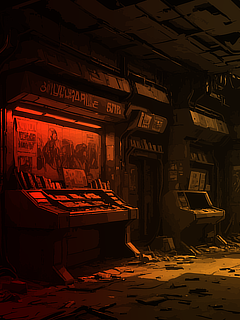
#> input picture preview/assets/sc25_bg.png, 240 x 320 px; its folder holds 5 pictures in this run
$ python make_attract.py
#> lines starting #> are read from the running program, lines starting #| are printed output that depends on the picture; pictures that were not available may be replaced by others from this repository, and a replacement may not be noted
#!/usr/bin/env python3
"""Compose a Saintcon 2025 badge attract-screen preview from 2025-only assets.

Badge display (sdkconfig): portrait ST7789, CONFIG_LCD_WIDTH=240,
CONFIG_LCD_HEIGHT=320 → LV_HOR_RES=240, LV_VER_RES=320.
"""

from __future__ import annotations

import math
import shutil
import subprocess
import tempfile
from pathlib import Path

from PIL import Image, ImageDraw, ImageFont

ROOT = Path(__file__).resolve().parent
ASSETS = ROOT / "assets"
OUT_MP4 = ROOT / "saintcon2025_attract.mp4"
OUT_GIF = ROOT / "saintcon2025_attract_badge.gif"
FACTION_SPIN = ASSETS / "Faction-Sc25-Spin.mp4"

W, H = 240, 320
FPS = 12
DURATION_S = 60
TOTAL = FPS * DURATION_S

MENU_OPTIONS = ["Game", "Settings", "Code", "Credits"]
FACTION_COLORS = [
    (0xDA, 0x38, 0x32),  # Ember Claw / HQ 24
    (0x00, 0xAA, 0xE9),  # Aether Watch / HQ 20
    (0x00, 0xA3, 0x59),  # Verdant Pact / HQ 21
    (0xEA, 0x98, 0x3E),  # Iron Howl / HQ 23
    (0x86, 0x2F, 0x8B),  # Dream Coil / HQ 25
    (0xFF, 0xF3, 0x4A),  # Dawn Accord / HQ 22
]

# Port uplinks from Firmware/badge/components/badge_game/nodes.c (node_id -> peers)
NODE_LINKS: dict[int, list[int]] = {
    1: [2, 3, 4, 5, 6, 7],
    2: [1, 3, 7, 8, 9, 19],
    3: [1, 2, 4, 9, 10, 11],
    4: [1, 3, 5, 11, 12, 13],
    5: [1, 4, 6, 13, 14, 15],
    6: [1, 5, 7, 15, 16, 17],
    7: [1, 2, 6, 17, 18, 19],
    8: [2, 9, 19, 20, 21, 26],
    9: [2, 3, 8, 10, 21],
    10: [3, 9, 11, 21, 22, 27],
    11: [3, 4, 10, 12, 22],
    12: [4, 11, 13, 22, 23, 28],
    13: [4, 5, 12, 14, 23],
    14: [5, 13, 15, 23, 24, 29],
    15: [5, 6, 14, 16, 24],
    16: [6, 15, 17, 24, 25, 30],
    17: [6, 7, 16, 18, 25],
    18: [7, 17, 19, 20, 25, 31],
    19: [2, 7, 8, 18, 20],
    20: [8, 18, 19],
    21: [8, 9, 10],
    22: [10, 11, 12],
    23: [12, 13, 14],
    24: [14, 15, 16],
    25: [16, 17, 18],
    26: [8],
    27: [10],
    28: [12],
    29: [14],
    30: [16],
    31: [18],
}

# HQ node_id → faction color index (from factions.h hq_node mapping)
HQ_FACTION = {20: 1, 21: 2, 22: 5, 23: 3, 24: 0, 25: 4}


def load_rgb(name: str) -> Image.Image:
    return Image.open(ASSETS / name).convert("RGBA")


def font(size: int):
#> called with size = 11
    for path in (
        "/System/Library/Fonts/Supplemental/Courier New Bold.ttf",
        "/System/Library/Fonts/Supplemental/Courier New.ttf",
        "/Library/Fonts/Courier New.ttf",
        "/System/Library/Fonts/Menlo.ttc",
    ):
        try:
            return ImageFont.truetype(path, size)
        except OSError:
            continue
    return ImageFont.load_default()


F1, F2, F3 = font(11), font(14), font(20)
F_TITLE = font(16)
F_SMALL = font(10)


def paste(base: Image.Image, overlay: Image.Image, xy=(0, 0)):
    base.alpha_composite(overlay, xy)


# [4 lines left out: function text_center, not called in this run]


def round_rect(draw, box, radius, fill):
    draw.rounded_rectangle(box, radius=radius, fill=fill)


# [14 lines left out: functions fit_contain, fit_cover, not called in this run]


def extract_spin_frames() -> list[Image.Image]:
    tmp = Path(tempfile.mkdtemp(prefix="spin25_"))
    try:
        subprocess.check_call(
            [
                "ffmpeg",
                "-y",
                "-i",
                str(FACTION_SPIN),
                "-vf",
                f"scale={W}:{H}:force_original_aspect_ratio=increase,crop={W}:{H}",
                "-r",
                str(FPS),
                str(tmp / "s%04d.png"),
            ],
            stdout=subprocess.DEVNULL,
            stderr=subprocess.DEVNULL,
        )
        paths = sorted(tmp.glob("s*.png"))
        if not paths:
            raise RuntimeError("No frames extracted from Faction-Sc25-Spin.mp4")
        return [Image.open(p).convert("RGBA") for p in paths]
    finally:
        shutil.rmtree(tmp)


def unique_edges() -> list[tuple[int, int]]:
    seen: set[tuple[int, int]] = set()
    edges: list[tuple[int, int]] = []
    for a, peers in NODE_LINKS.items():
        for b in peers:
            if b <= 0:
                continue
            key = (min(a, b), max(a, b))
            if key not in seen:
                seen.add(key)
                edges.append(key)
    # Core-outward order: smaller max-distance from core first
    def dist(n: int) -> int:
        if n == 1:
            return 0
        if 2 <= n <= 7:
            return 1
        if 8 <= n <= 19:
            return 2
        return 3

    edges.sort(key=lambda e: (min(dist(e[0]), dist(e[1])), max(dist(e[0]), dist(e[1])), e[0], e[1]))
    return edges


EDGES = unique_edges()


# [185 lines left out: functions node_pos, scene_splash, scene_menu, scene_faction_spin, scene_map_pan, scene_node_map and 3 more, not called in this run]


def build():
    bg = load_rgb("sc25_bg.png")
    logo = load_rgb("sc25_logo.png")
#> call 2 of load_rgb, with name = 'sc25_logo.png'
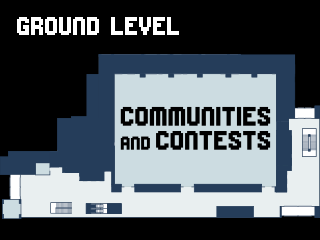
#> input picture preview/assets/LVL1.png, 320 x 240 px, given in place of sc25_logo.png, which was not available
    badge = load_rgb("badge_photo.png")
#> call 3 of load_rgb, with name = 'badge_photo.png'
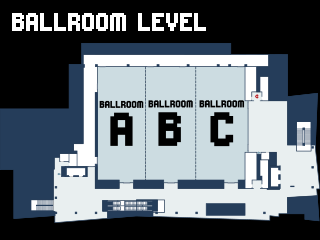
#> input picture preview/assets/LVL2.png, 320 x 240 px, given in place of badge_photo.png, which was not available
    map_small = load_rgb("map_small.png")
#> call 4 of load_rgb, with name = 'map_small.png'
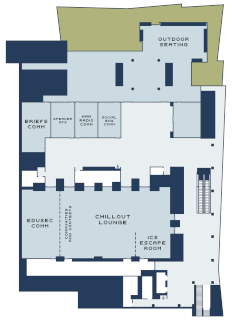
#> input picture preview/assets/map_small.png, 232 x 320 px
#> in load_rgb, returned value is the input picture: PIL image 232x320 RGBA; mean R, G, B, A 191.5, 201.3, 203.4, 255

    print("Extracting Faction-Sc25-Spin frames...")
    spin_frames = extract_spin_frames()
    print(f"  {len(spin_frames)} frames @ {FPS}fps from spin reel")

    frames: list[Image.Image] = []
    # 0-5 splash, 5-11 menu, 11-25 faction spin, 25-30 map overview,
    # 30-48 node map, 48-56 wrench+nut, 56-60 finale
    for i in range(TOTAL):
        t = i / FPS
        if t < 5:
            fr = scene_splash(t, bg, logo)
        elif t < 11:
            fr = scene_menu(t - 5, bg)
        elif t < 25:
            fr = scene_faction_spin(t - 11, spin_frames)
        elif t < 30:
            fr = scene_map_pan(t - 25, map_small)
        elif t < 48:
            fr = scene_node_map(t - 30, duration=18.0)
        elif t < 56:
            fr = scene_wrench(t - 48, badge)
        else:
            fr = scene_finale(t - 56, bg, logo)
        frames.append(fr.convert("RGB"))

    print(f"Writing {OUT_GIF} ({len(frames)} frames @ {FPS}fps, {W}x{H})...")
    frames[0].save(
        OUT_GIF,
        save_all=True,
        append_images=frames[1:],
        duration=int(1000 / FPS),
        loop=0,
        optimize=False,
    )

    print(f"Encoding {OUT_MP4} at badge resolution {W}x{H}...")
    tmp = Path(tempfile.mkdtemp(prefix="attract25_"))
    try:
        for i, fr in enumerate(frames):
            fr.save(tmp / f"f{i:04d}.png")
        subprocess.check_call(
            [
                "ffmpeg",
                "-y",
                "-framerate",
                str(FPS),
                "-i",
                str(tmp / "f%04d.png"),
                "-c:v",
                "libx264",
                "-pix_fmt",
                "yuv420p",
                "-crf",
                "18",
                "-movflags",
                "+faststart",
                str(OUT_MP4),
            ]
        )
    finally:
        shutil.rmtree(tmp)

    print("Done:")
    for p in (OUT_MP4, OUT_GIF):
        print(f"  {p}  ({p.stat().st_size / 1024:.0f} KB)")


if __name__ == "__main__":
#> (the run stopped early here; a loop or call above may not have finished)
